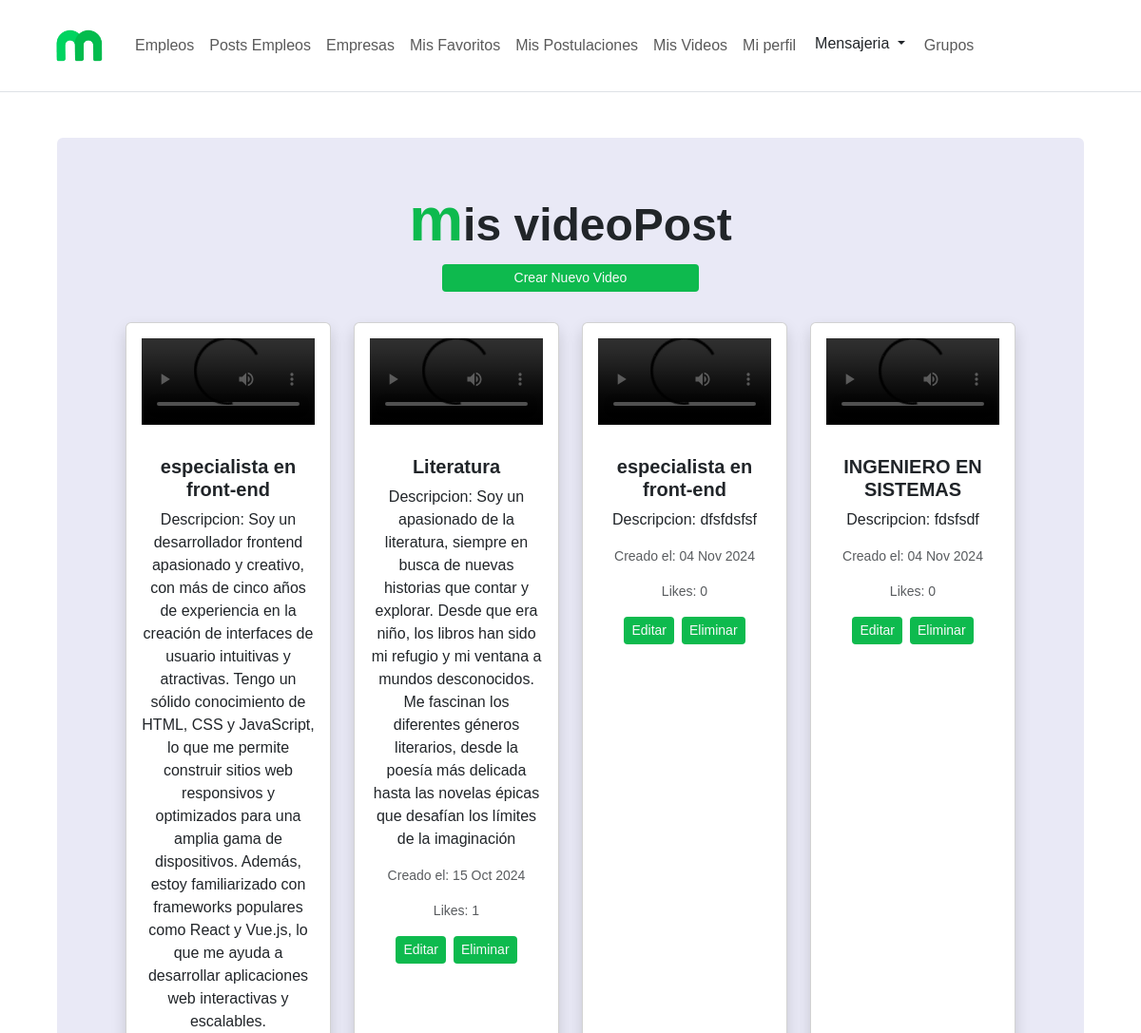
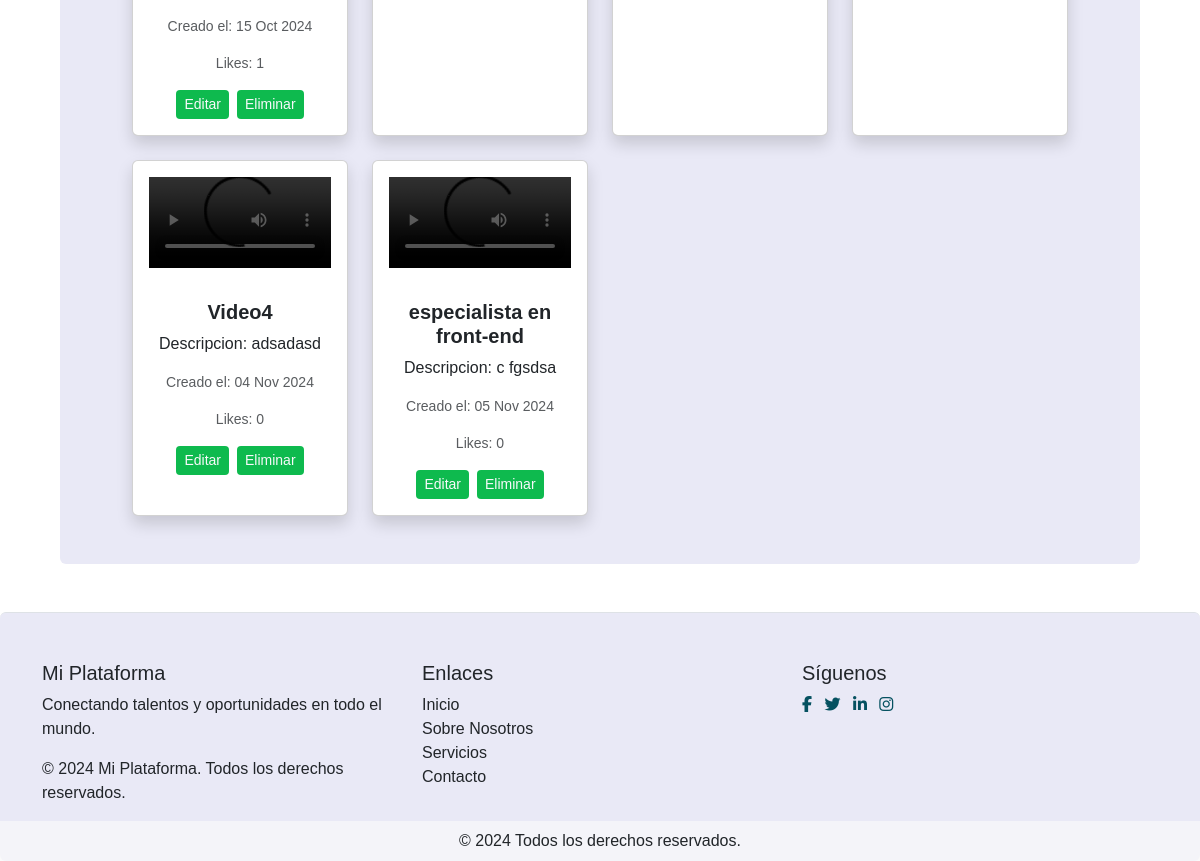
The app's page /mis-videos-posts (signed in) with its own data (2 pictures, top to bottom).
### buscador_aspirante/models.py (models this page shows, shortened)
class Video_post(models.Model):
    aspirante = models.ForeignKey(Aspirante, on_delete=models.CASCADE)
    titulo = models.CharField(max_length=255)
    descripcion = models.TextField()
    fecha_creacion = models.DateTimeField(default=timezone.now)
    video_post = models.FileField(upload_to='videos_post_aspirante/')
    palabras_clave = models.TextField()
    likes = models.ManyToManyField(User, related_name='likes_VideoPostAspirante', blank=True)
    embeddings = models.TextField(blank=True, null=True)

### buscador_aspirante/views.py (the view)
# urls.py: path('mis-videos-posts', views.mis_videos_posts, name='mis_videos_posts'),
def mis_videos_posts(request):
    aspirante = Aspirante.objects.get(usuario=request.user)
    videos = Video_post.objects.filter(aspirante=aspirante)
    return render(request, 'mis_videos_posts.html', {'videos': videos})

### buscador_aspirante/templates/mis_videos_posts.html (shortened to what this page needs)
{% extends 'base_aspirante.html' %} {% load static %}
{% load static %}
{% block content %}
<div class="container-fluid">
    <div class="row m-5">
        <div class="container-md rounded " style="background-color: #e9e9f6;">
            <div class="row mt-5 mb-0">
                <h2 class="titulo_magneto_2"><span class="color_m_font_big_3">m</span>is videoPost</h2>
                <a href="{% url 'crear_video_post' %}" class="btn btn-outline-light btn-sm fondo_verde border-0 w-25 mx-auto">Crear Nuevo Video</a>
            </div>
            <div class="row g-4 m-5 mt-2">
                {% for video in videos %}
                    <div class="col-md-3">
                        <div class="card shadow h-100">
                            <video class="card-img-top p-3" controls>
                                <source src="{{ video.video_post.url }}" type="video/mp4">
                            </video>
                            <div class="card-body">
                                <h5 class="card-title"><strong>{{ video.titulo }}</strong></h5>
                                <p class="card-text">Descripcion: {{ video.descripcion }}</p>
                                <p class="card-text"><small class="text-muted">Creado el: {{ video.fecha_creacion|date:"d M Y" }}</small></p>
                                <p class="card-text"><small class="text-muted">Likes: {{ video.likes.count }}</small></p>
                                <div class="d-flex align-content-center align-content-center justify-content-center">
                                    <a href="{% url 'editar_video' video.id %}" class="btn btn-outline-light btn-sm fondo_verde border-0 mx-1">Editar</a>
                                    <form action="{% url 'eliminar_video' video.id %}" method="post" class="">
                                        <button type="submit" class="btn btn-outline-light btn-sm fondo_verde border-0 mx-1" onclick="return confirm('¿Estás seguro de que deseas eliminar este video?');">Eliminar</button>
                                    </form>
                                </div>
                            </div>
                        </div>
                    </div>
                {% endfor %}
            </div>
        </div>
    </div>
</div>
{% endblock %}

### redSocialMagneto/static/styles/global.css (style rules this page uses)
body { background-color: white; }
.color_m_font_big_3 { color: #0EBA4E; font-family: 'Minimo', sans-serif !important; font-size: 4rem; font-weight: bold; }
.fondo_verde { background-color: #0EBA4E; }
a { text-decoration: none; }
.titulo_magneto_2 { font-size: 3rem; font-family: 'Minimo', sans-serif !important; font-weight: bold; }
* { box-sizing: border-box; margin: 0; padding: 0; font-family: Arial, Helvetica, sans-serif; }

### records on screen
Video_post: titulo "especialista en front-end", descripcion "Soy un desarrollador frontend apasionado y creativo, con más de cinco años de experiencia en la creación de interfaces de usuario intuitivas y atractivas. Tengo un sólido conocimiento de HTML, CSS y JavaScript, lo que me permite construir sitios web responsivos y optimizados para una amplia gama de dispositivos. Además, estoy familiarizado con frameworks populares como React y Vue.js, lo que me ayuda a desarrollar aplicaciones web interactivas y escalables.", fecha_creacion "15 Oct 2024", likes.count "1"
Video_post: titulo "Literatura", descripcion "Soy un apasionado de la literatura, siempre en busca de nuevas historias que contar y explorar. Desde que era niño, los libros han sido mi refugio y mi ventana a mundos desconocidos. Me fascinan los diferentes géneros literarios, desde la poesía más delicada hasta las novelas épicas que desafían los límites de la imaginación", fecha_creacion "15 Oct 2024", likes.count "1"
Video_post: titulo "especialista en front-end", descripcion "dfsfdsfsf", fecha_creacion "04 Nov 2024", likes.count "0"
Video_post: titulo "INGENIERO EN SISTEMAS", descripcion "fdsfsdf", fecha_creacion "04 Nov 2024", likes.count "0"
Video_post: titulo "Video4", descripcion "adsadasd", fecha_creacion "04 Nov 2024", likes.count "0"
Video_post: titulo "especialista en front-end", descripcion "c fgsdsa", fecha_creacion "05 Nov 2024", likes.count "0"
